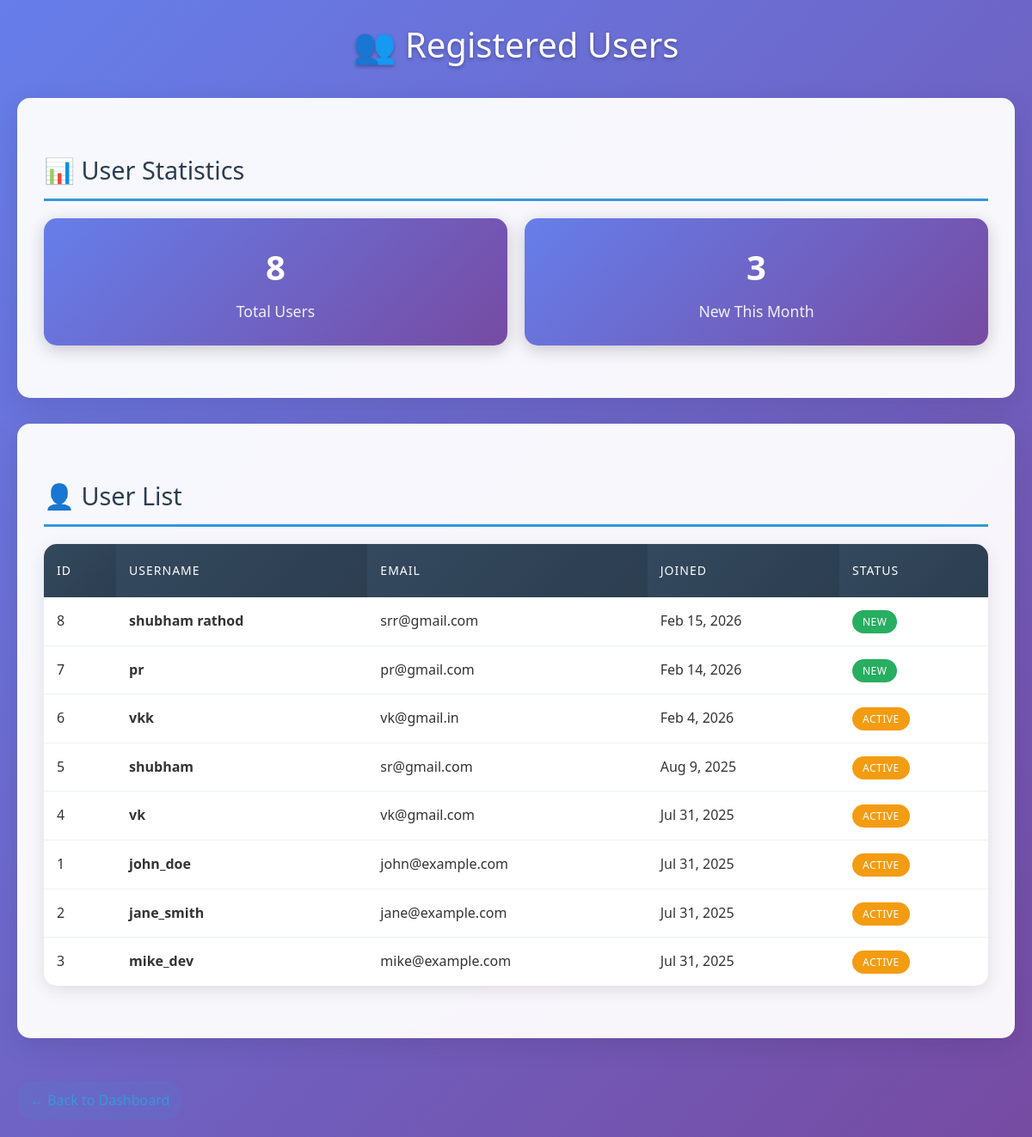
The app's page /admin/users.php (signed in) with its own data.
### tables this page shows
CREATE TABLE `users` (
  `id` int(11) NOT NULL,
  `username` varchar(50) NOT NULL,
  `email` varchar(100) NOT NULL,
  `password` varchar(255) NOT NULL,
  `first_name` varchar(50) DEFAULT NULL,
  `last_name` varchar(50) DEFAULT NULL,
  `profile_image` varchar(255) DEFAULT NULL,
  `is_active` tinyint(1) DEFAULT 1,
  `email_verified` tinyint(1) DEFAULT 0,
  `created_at` timestamp NOT NULL DEFAULT current_timestamp(),
  `updated_at` timestamp NOT NULL DEFAULT current_timestamp() ON UPDATE current_timestamp()
);

### admin/users.php (the view, shortened to what this page needs)
<?php
require_once '../includes/config.php';
$users = $pdo->query("SELECT * FROM users ORDER BY created_at DESC")->fetchAll(PDO::FETCH_ASSOC);
?>
<!DOCTYPE html>
<html lang="en">
<head>
    <link rel="stylesheet" href="../css/stylwadmin.css">
</head>
<body>
    <div class="container">
        <h1>👥 Registered Users</h1>
        <div class="card">
            <h2>📊 User Statistics</h2>
            <div class="stats-grid">
                <div class="stat-card">
                    <span class="stat-number"><?= count($users) ?></span>
                    <span class="stat-label">Total Users</span>
                </div>
                <div class="stat-card">
                    <span class="stat-number"><?= count(array_filter($users, function($u) { return strtotime($u['created_at']) > strtotime('-30 days'); })) ?></span>
                    <span class="stat-label">New This Month</span>
                </div>
            </div>
        </div>
        <div class="card">
            <h2>👤 User List</h2>
            <?php if (empty($users)): ?>
                <p style="text-align: center; color: #7f8c8d; padding: 20px;">No users registered yet.</p>
            <?php else: ?>
                <table>
                    <thead>
                        <tr>
                            <th>ID</th>
                            <th>Username</th>
                            <th>Email</th>
                            <th>Joined</th>
                            <th>Status</th>
                        </tr>
                    </thead>
                    <tbody>
                        <?php foreach ($users as $user): ?>
                        <tr>
                            <td><?= $user['id'] ?></td>
                            <td><strong><?= htmlspecialchars($user['username']) ?></strong></td>
                            <td><?= htmlspecialchars($user['email']) ?></td>
                            <td><?= date('M j, Y', strtotime($user['created_at'])) ?></td>
                            <td>
                                <?php if (strtotime($user['created_at']) > strtotime('-7 days')): ?>
                                    <span class="status-badge status-approved">New</span>
                                <?php else: ?>
                                    <span class="status-badge status-pending">Active</span>
                                <?php endif; ?>
                            </td>
                        </tr>
                        <?php endforeach; ?>
                    </tbody>
                </table>
            <?php endif; ?>
        </div>
        <a href="index.php" class="back-link">← Back to Dashboard</a>
    </div>
</body>
</html>

### css/stylwadmin.css (style rules this page uses)
* { margin: 0; padding: 0; box-sizing: border-box; }
body { font-family: 'Segoe UI', Tahoma, Geneva, Verdana, sans-serif; background: linear-gradient(135deg, #667eea 0%, #764ba2 100%); min-height: 100vh; color: #333; line-height: 1.6; }
.container { max-width: 1200px; margin: 0 auto; padding: 20px; }
h1 { color: #fff; text-align: center; margin-bottom: 30px; font-size: 2.5rem; font-weight: 300; text-shadow: 0 2px 4px rgba(0,0,0,0.3); }
h2 { color: #2c3e50; margin: 30px 0 20px 0; font-size: 1.8rem; font-weight: 400; border-bottom: 3px solid #3498db; padding-bottom: 10px; }
.card { background: rgba(255, 255, 255, 0.95); backdrop-filter: blur(10px); border-radius: 15px; padding: 30px; margin-bottom: 30px; box-shadow: 0 8px 32px rgba(0, 0, 0, 0.1); border: 1px solid rgba(255, 255, 255, 0.2); transition: transform 0.3s ease, box-shadow 0.3s ease; }
.stats-grid { display: grid; grid-template-columns: repeat(auto-fit, minmax(250px, 1fr)); gap: 20px; margin-bottom: 30px; }
.stat-card { background: linear-gradient(135deg, #667eea 0%, #764ba2 100%); color: white; padding: 25px; border-radius: 15px; text-align: center; box-shadow: 0 5px 20px rgba(0, 0, 0, 0.2); transition: transform 0.3s ease; }
.stat-number { font-size: 2.5rem; font-weight: bold; display: block; margin-bottom: 5px; }
.stat-label { font-size: 1.1rem; opacity: 0.9; }
table { width: 100%; background: white; border-radius: 15px; overflow: hidden; box-shadow: 0 5px 20px rgba(0, 0, 0, 0.1); border-collapse: collapse; margin-bottom: 30px; }
th { background: linear-gradient(135deg, #34495e, #2c3e50); color: white; padding: 20px 15px; text-align: left; font-weight: 500; font-size: 14px; text-transform: uppercase; letter-spacing: 1px; }
td { padding: 15px; border-bottom: 1px solid #ecf0f1; vertical-align: middle; }
tr:last-child td { border-bottom: none; }
.back-link { display: inline-block; color: #3498db; text-decoration: none; margin-top: 20px; padding: 10px 15px; background: rgba(52, 152, 219, 0.1); border-radius: 20px; transition: all 0.3s ease; }
.status-badge { padding: 5px 12px; border-radius: 15px; font-size: 12px; font-weight: 500; text-transform: uppercase; letter-spacing: 0.5px; }
.status-pending { background: #f39c12; color: white; }
.status-approved { background: #27ae60; color: white; }
.card, .login-form { animation: fadeInUp 0.6s ease-out; }

### records on screen
users: id "8", username "shubham rathod", email "srr@gmail.com", created_at "Feb 15, 2026", shows "NEW"
users: id "7", username "pr", email "pr@gmail.com", created_at "Feb 14, 2026", shows "NEW"
users: id "6", username "vkk", email "vk@gmail.in", created_at "Feb 4, 2026", shows "ACTIVE"
users: id "5", username "shubham", email "sr@gmail.com", created_at "Aug 9, 2025", shows "ACTIVE"
users: id "4", username "vk", email "vk@gmail.com", created_at "Jul 31, 2025", shows "ACTIVE"
users: id "1", username "john_doe", email "john@example.com", created_at "Jul 31, 2025", shows "ACTIVE"
users: id "2", username "jane_smith", email "jane@example.com", created_at "Jul 31, 2025", shows "ACTIVE"
users: id "3", username "mike_dev", email "mike@example.com", created_at "Jul 31, 2025", shows "ACTIVE"

### other values on screen
count($users) "8"
